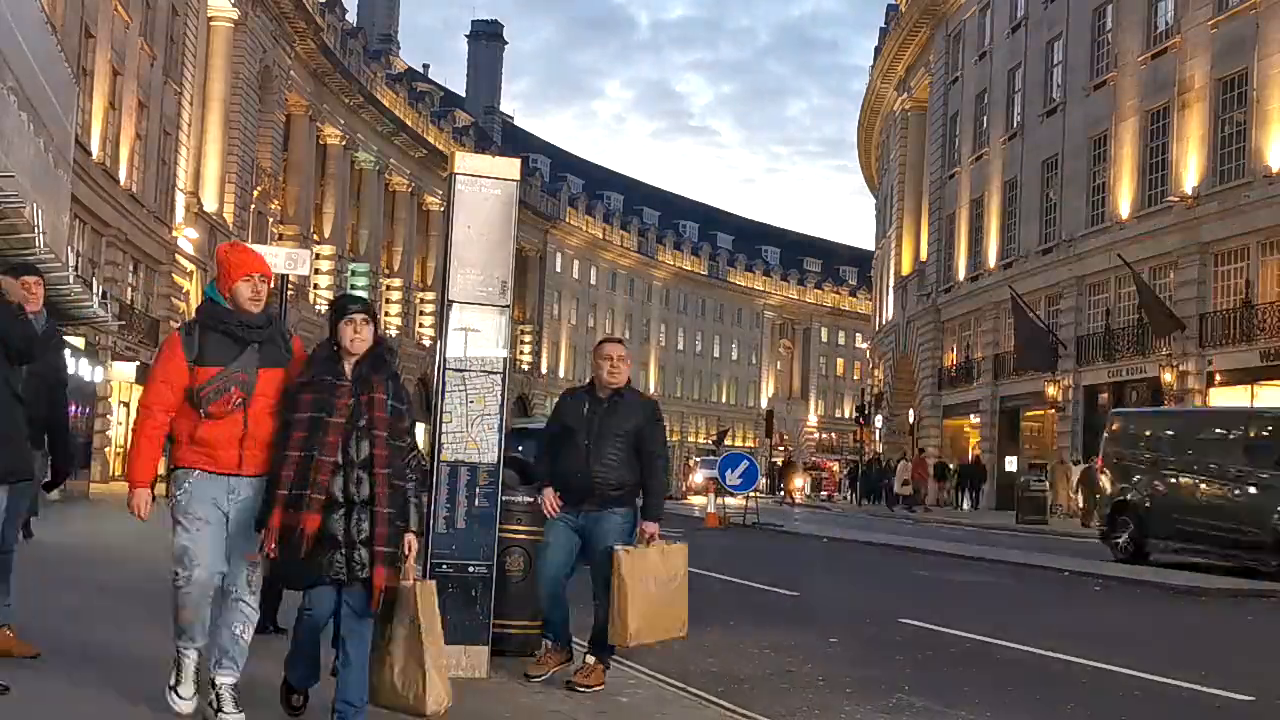
#> input picture frame 18 of 2.mp4, 1280 x 720 px, given in place of 3.mp4, which was not available
$ python main.py
#> lines starting #> are read from the running program, lines starting #| are printed output that depends on the picture; after the words box and inside, x2 and y2 are one past the last pixel; in counts of white or black regions, pixels touching at a corner belong together; pictures that were not available may be replaced by others from this repository, and a replacement may not be noted
import cv2

# Load the video file
cap = cv2.VideoCapture("3.mp4")

# Initialize the first frame
ret, frame1 = cap.read()
#> frame1 is the input picture: shape (720, 1280, 3); mean B, G, R 89.8, 96, 110.6
frame1_gray = cv2.cvtColor(frame1, cv2.COLOR_BGR2GRAY)
frame1_gray = cv2.GaussianBlur(frame1_gray, (21, 21), 0)

# Initialize the number of moment
moment_detected = 0

while True:
    # Read the next frame
    ret, frame2 = cap.read()
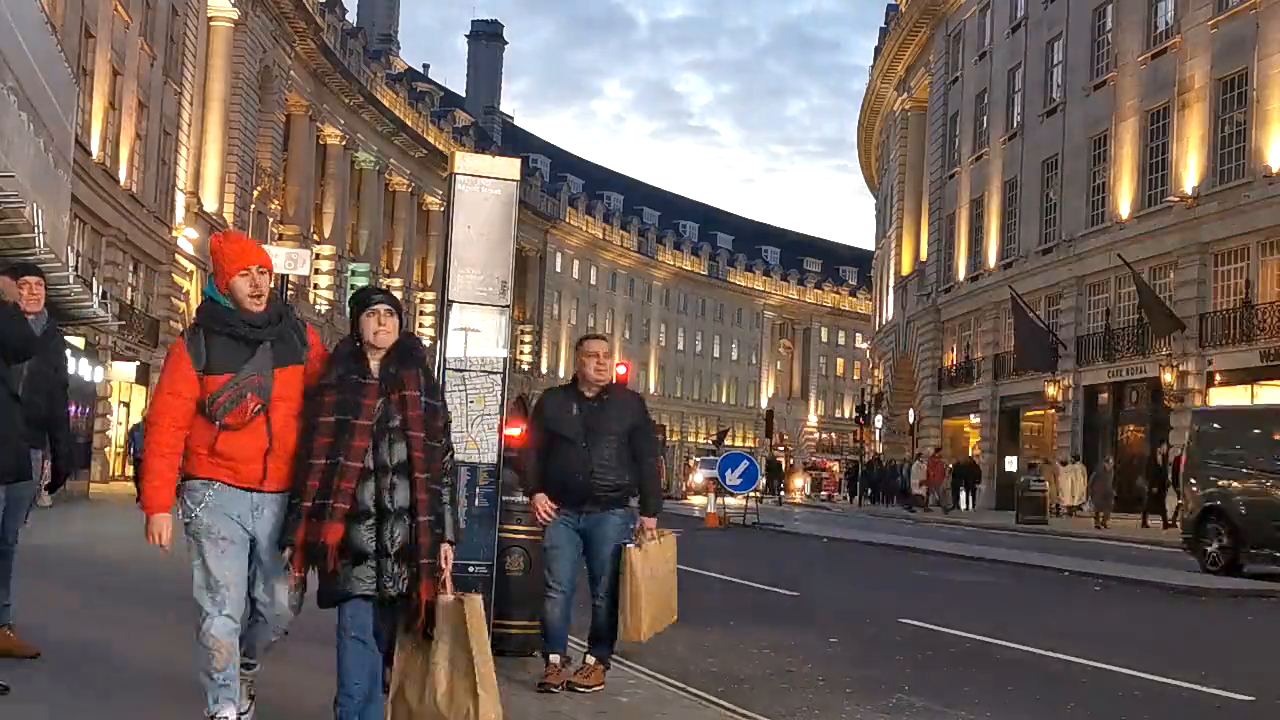
#> input picture frame 19 of 2.mp4, 1280 x 720 px, given in place of 3.mp4, which was not available
#> frame2 is the input picture: shape (720, 1280, 3); mean B, G, R 89.9, 96.2, 112.3
    if not ret:
        break

    # Convert the frame to grayscale and apply blur
    frame2_gray = cv2.cvtColor(frame2, cv2.COLOR_BGR2GRAY)
    frame2_gray = cv2.GaussianBlur(frame2_gray, (21, 21), 0)

    # Calculate the difference between the two frames
    frame_diff = cv2.absdiff(frame1_gray, frame2_gray)

    # Apply thresholding to the difference frame
    thresh = cv2.threshold(frame_diff, 25, 255, cv2.THRESH_BINARY)[1]
#> thresh: shape (720, 1280); 8.9% white; 176 white regions (29 under 20 px), largest, box (x1, y1, x2, y2) and area: (205, 292, 351, 720) 17222, (384, 499, 450, 714) 5429, (1099, 491, 1201, 572) 4408

    # Dilate the thresholded frame to fill in holes
    thresh = cv2.dilate(thresh, None, iterations=2)
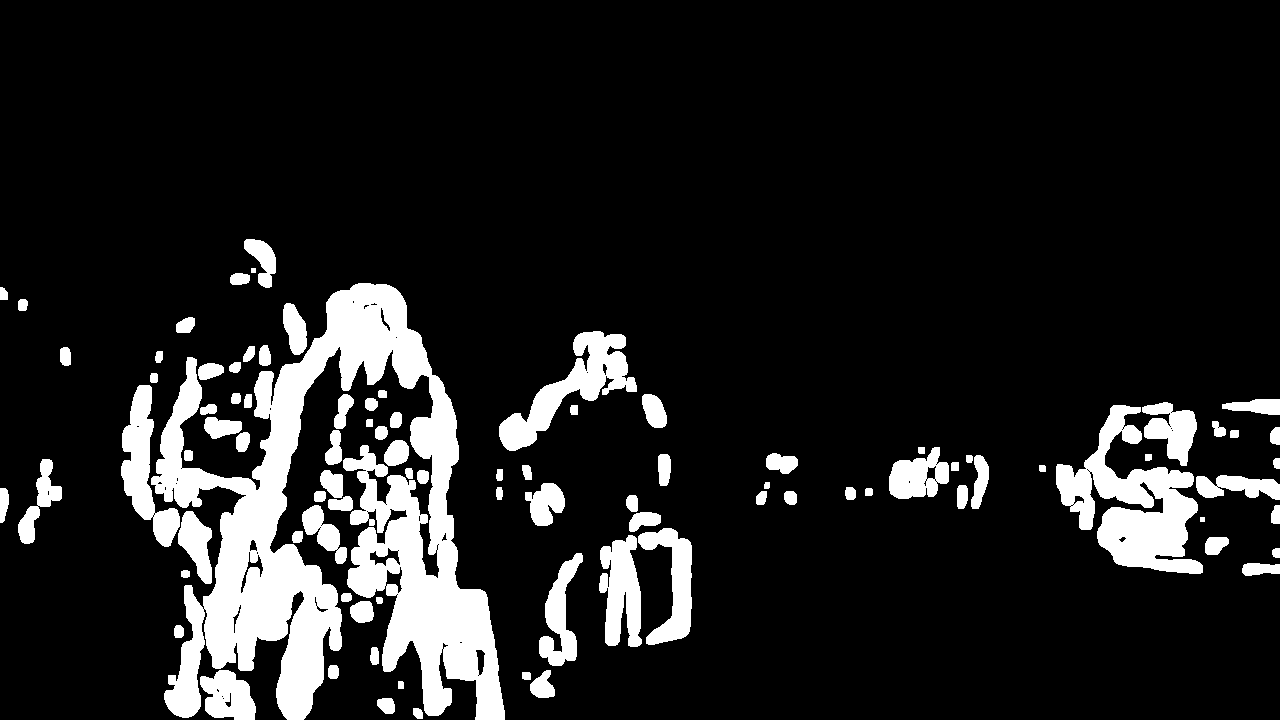
#> thresh: shape (720, 1280); 12.8% white; 93 white regions

    # Find the contours in the thresholded frame
    contours, _ = cv2.findContours(
        thresh.copy(), cv2.RETR_EXTERNAL, cv2.CHAIN_APPROX_SIMPLE)
#> contours = 93 contours, 2 with area under 20; largest, box (x1, y1, x2, y2) and area: (151, 283, 505, 720) 59635, (1056, 405, 1203, 574) 10738, (499, 331, 637, 451) 5086, (121, 385, 180, 547) 3662, (599, 535, 642, 647) 3104

    # Loop over the contours
    for contour in contours:
        # Ignore small contours
        if cv2.contourArea(contour) < 1000:
            continue

        # Draw a rectangle around the contour
        (x, y, w, h) = cv2.boundingRect(contour)
        cv2.rectangle(frame2, (x, y), (x+w, y+h), (0, 255, 0), 2)

        # Increment the moment detected
        moment_detected += 1
#> this loop made 93 passes
#> (x, y, w, h) on passes 6, 15, 18, 20, 23, 25, 36, 38: (200, 670, 56, 50), (539, 553, 44, 113), (599, 535, 43, 112), (638, 528, 54, 117), (178, 511, 34, 73), (302, 505, 45, 59), (525, 483, 40, 43), (1196, 475, 84, 25)
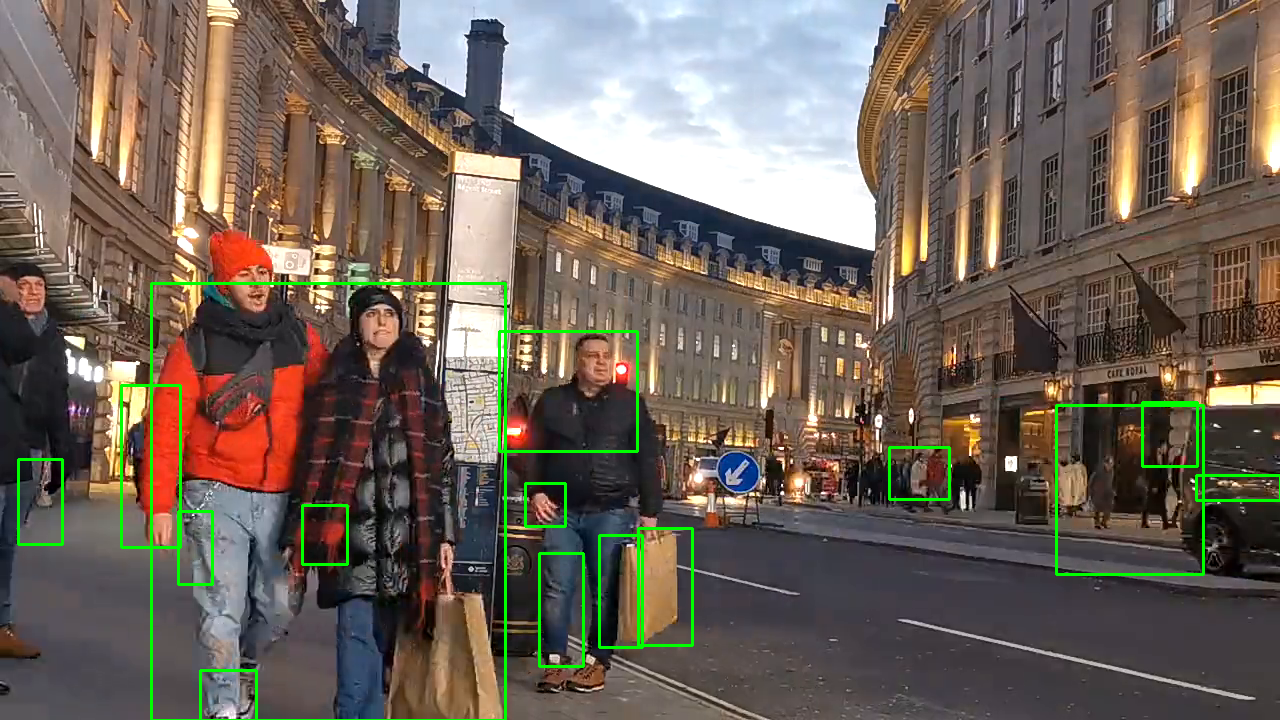
#> frame2: shape (720, 1280, 3); 1.79% of pixels changed, all inside (x1, y1, x2, y2) = (17, 282, 1280, 720)
#> after the loop, moment_detected = 15

    # Update the previous frame
    frame1_gray = frame2_gray

    # Display the frame with the bounding boxes and the moment detected
    cv2.putText(frame2, f"moment detected: {moment_detected}",
                (10, 50), cv2.FONT_HERSHEY_SIMPLEX, 1, (0, 0, 255), 2)
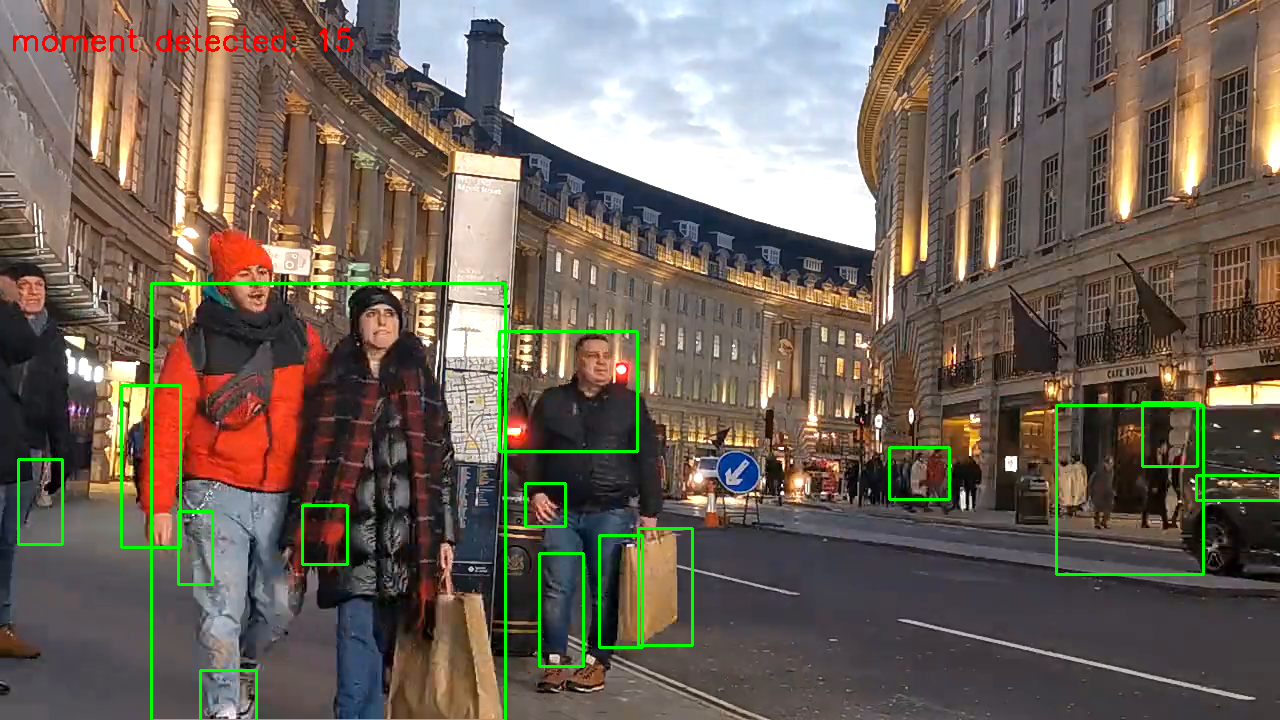
#> frame2: shape (720, 1280, 3); 0.24% of pixels changed, all inside (x1, y1, x2, y2) = (13, 28, 353, 52)
    cv2.imshow("moment detected", frame2)
    key = cv2.waitKey(1)
#> (key q is pressed here)

    # Break the loop if the 'q' key is pressed
    if key == ord('q'):
        break

# Release the video file and close all windows
cap.release()
cv2.destroyAllWindows()

$ run again, starting later in the video
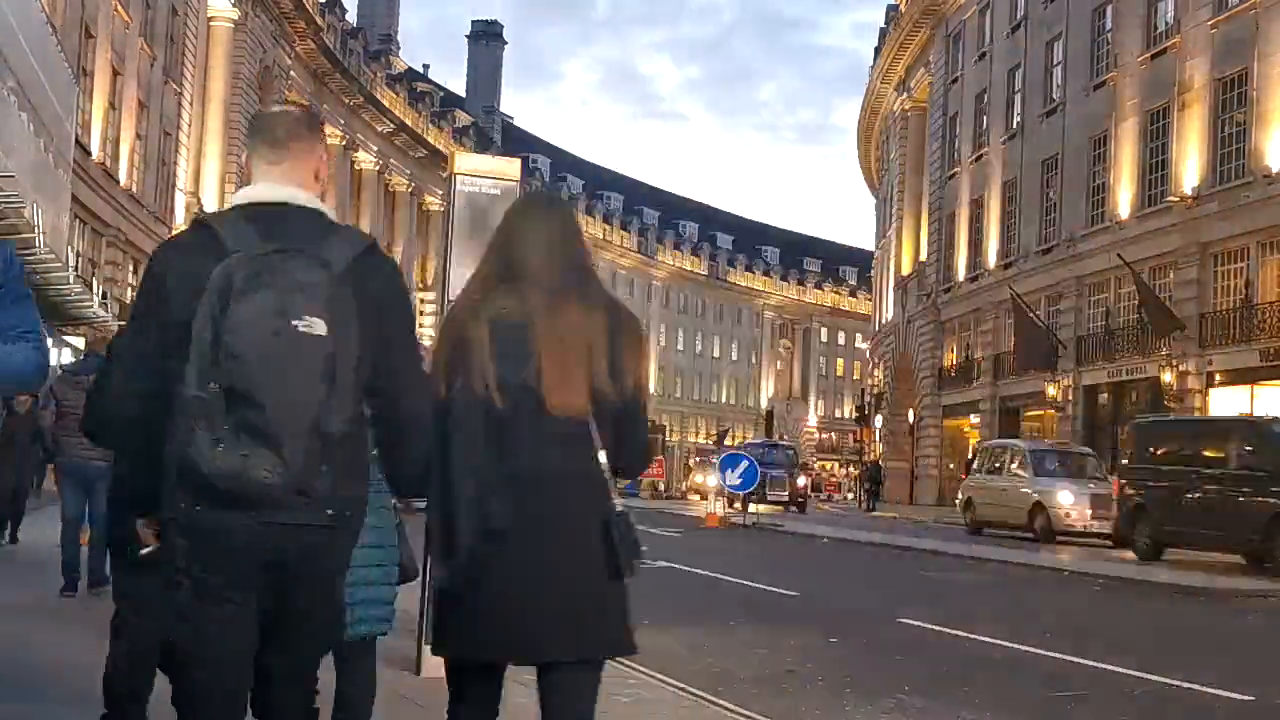
#> input picture frame 84 of 2.mp4, 1280 x 720 px, given in place of 3.mp4, which was not available
#> frame1 is the input picture: shape (720, 1280, 3); mean B, G, R 91.4, 95.7, 106.6
#> `thresh = cv2.dilate(thresh, None, iterations=2)`:
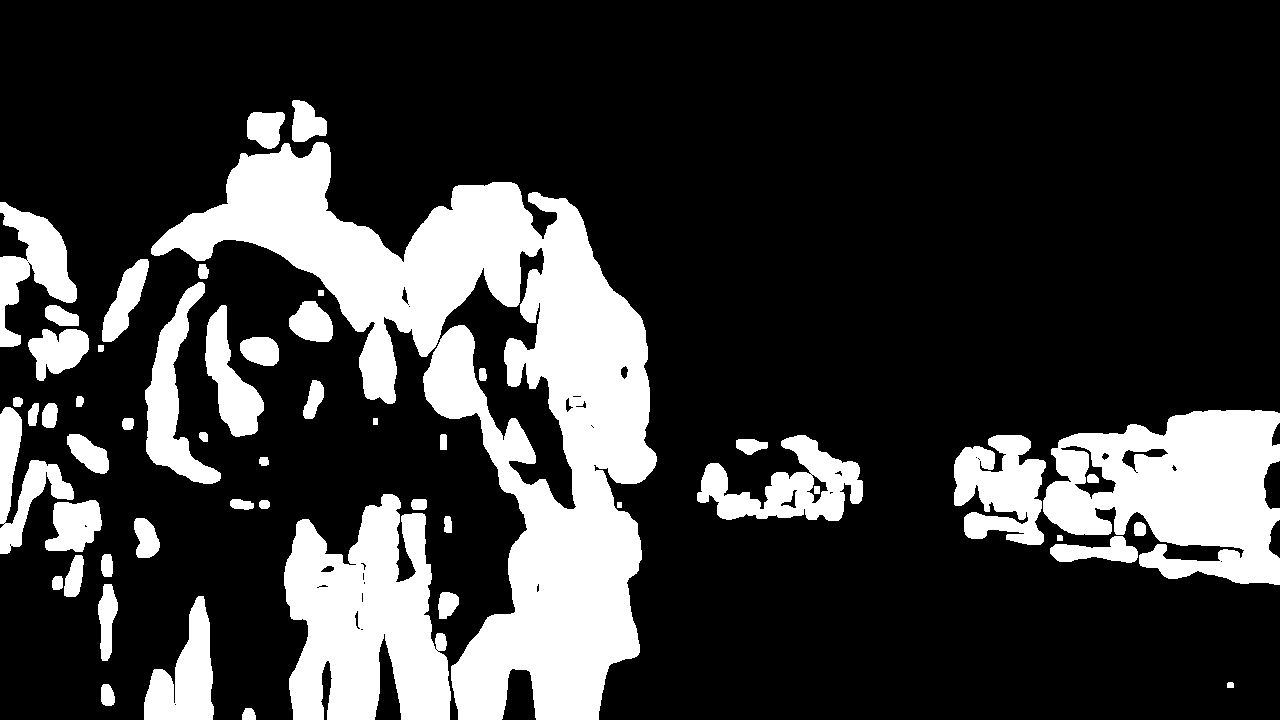
#> thresh: shape (720, 1280); 22.5% white; 53 white regions
#> contours = 51 contours; largest, box (x1, y1, x2, y2) and area: (151, 142, 657, 720) 95486, (1043, 410, 1280, 585) 28054, (284, 494, 451, 720) 25476, (697, 435, 863, 521) 6860, (954, 435, 1046, 545) 6548
#> the loop `for contour in contours:` made 51 passes
#> (x, y, w, h) on passes 4, 10, 17, 20, 23, 24, 30, 31: (144, 596, 70, 124), (1050, 536, 88, 27), (45, 500, 57, 52), (284, 494, 167, 226), (954, 435, 92, 110), (697, 435, 166, 86), (1043, 410, 237, 175), (0, 407, 74, 147)
#> after the loop `for contour in contours:`: moment_detected = 16
#> `cv2.putText(frame2, f"moment detected: {moment_detected}", (10, 50), c..`:
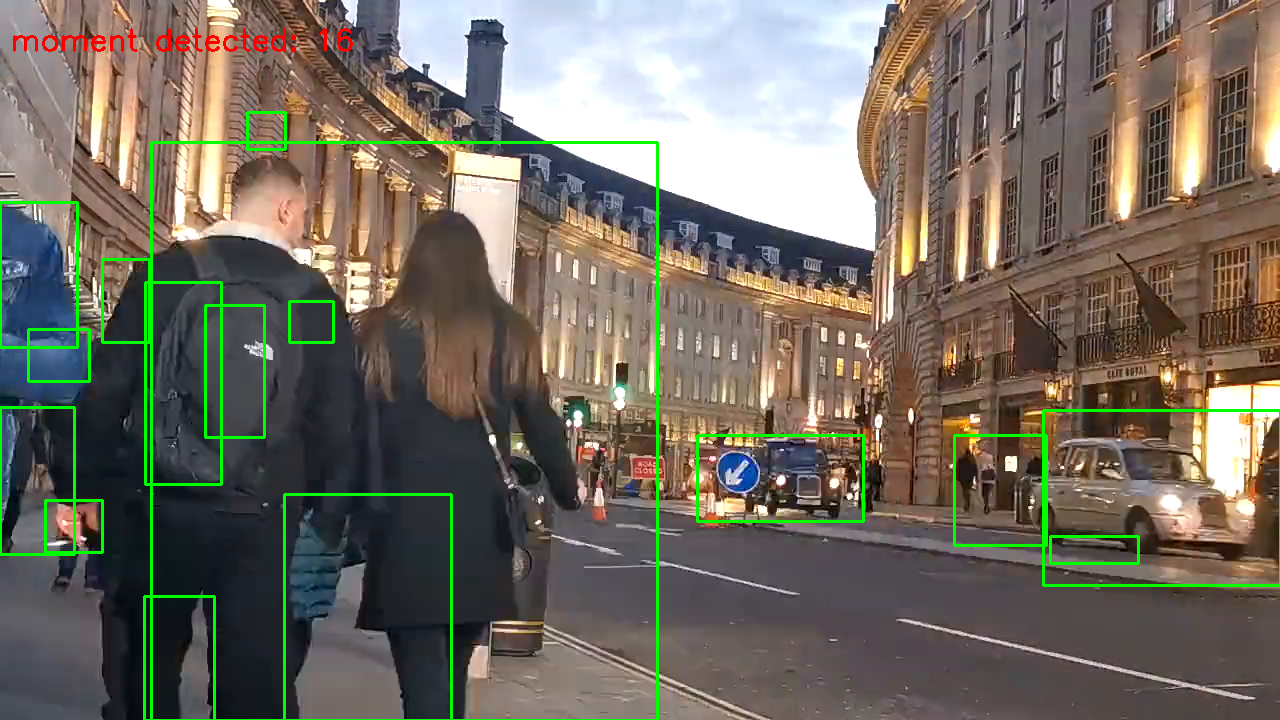
#> frame2: shape (720, 1280, 3); mean B, G, R 96.4, 107.7, 113.9
